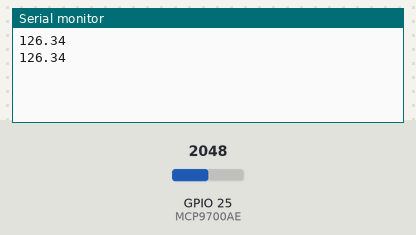
The sketch below on a simulated ESP32. Shown: the last lines printed to the serial monitor. Inputs (shaded band) come from the test bench; at power-on: GPIO 25 (MCP9700AE) = 2048.

Above: at 1.8 s.
1.9 s: GPIO 25 (MCP9700AE) set to 2866
At 2.7 s:
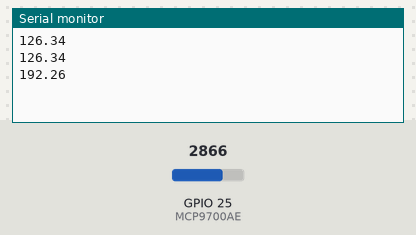
3.4 s: GPIO 25 (MCP9700AE) set to 3603
At 4.8 s:
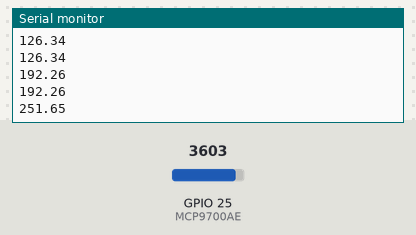
Timing chart, 0 to 6.4 s (numbered marks = the images above; inputs shaded):
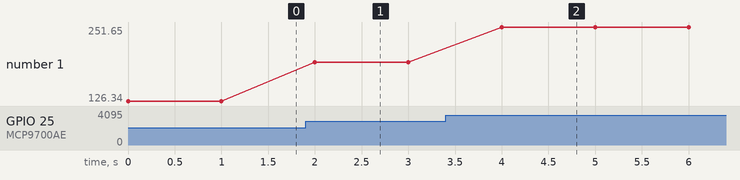

The sketch:

MCP9700AE.ino
```cpp
#define MCP9700AE 25

void setup() {
  Serial.begin(115200);  // シリアルの初期化
  while (!Serial);       // シリアル回線が利用可能になるまで待つ
  pinMode(MCP9700AE, INPUT);  // MCP9700AEピンのモードを入力モードにする
}

void loop() {
  int e = analogRead(MCP9700AE);          // MCP9700AEピンの値を読む
  float Vout = e / 4095.0 * 3.3 + 0.113;  // 補正式を使って電圧を補正する
  float temp = (Vout - 0.5) / 0.01;       // 電圧から温度に変換する
  Serial.println(temp);                   // 温度をシリアルに出力する
  delay(1000);                            // 1秒待つ
}
```

Measured:
- after the input at 1.9 s, the serial monitor: prints a new line after 0.10 s (image 1)
- after the input at 3.4 s, the serial monitor: prints a new line after 0.60 s (image 2)
- plotted number 1: 126.34 → 192.26 after the input at 1.9 s, 192.26 → 251.65 after the input at 3.4 s
